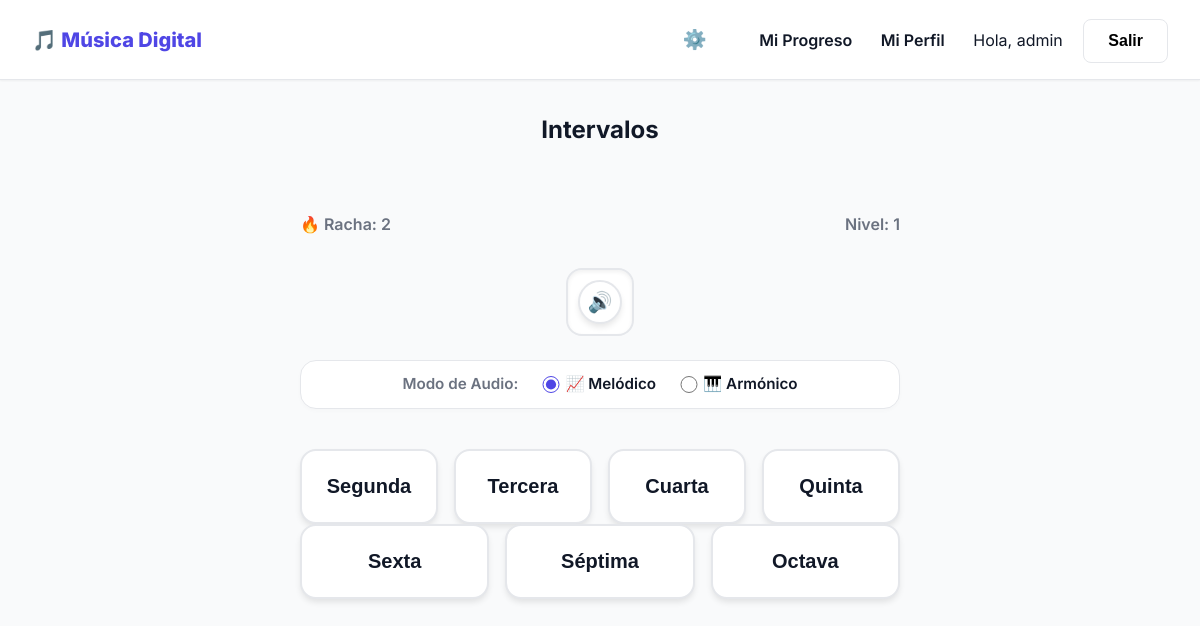
Page /juego/intervalos/ (signed in) on the committed database.
### trainer/models.py (models this page shows, shortened)
class Game(models.Model):
    slug = models.SlugField(unique=True)
    name = models.CharField(max_length=100)
    description = models.TextField()
    order = models.IntegerField(default=1)
    recommended_accuracy = models.IntegerField(default=0)
    recommended_attempts = models.IntegerField(default=0)

class Score(models.Model):
    user = models.ForeignKey(User, on_delete=models.CASCADE, related_name='scores')
    game = models.ForeignKey(Game, on_delete=models.CASCADE)
    level = models.IntegerField(default=1)
    total_points = models.IntegerField(default=0)
    max_streak = models.IntegerField(default=0)
    current_streak = models.IntegerField(default=0)
    correct_answers = models.IntegerField(default=0)
    total_answers = models.IntegerField(default=0)
    class Meta:
        unique_together = ('user', 'game')

### trainer/views.py (the view)
# urls.py: path('juego/intervalos/', views.trainer_intervalos, name='trainer_intervalos'),
@login_required
def trainer_intervalos(request):
    game = get_object_or_404(Game, slug='intervalos')
    score, _ = Score.objects.get_or_create(user=request.user, game=game)
    context = {'game': game, 'score': score}
    return render(request, 'trainer/trainer_intervalos.html', context)

### templates/trainer/trainer_intervalos.html (shortened to what this page needs)
{% extends 'base.html' %}
{% block content %}
<div class="trainer-container">
    <div style="text-align: center;">
        <h2 style="margin-bottom: 0.5rem;">{{ game.name }}</h2>
        <div id="feedback-msg"></div>
    </div>
    <div class="status-bar">
        <div>🔥 Racha: <span id="streak-counter">{{ score.current_streak }}</span></div>
        <div>Nivel: <span id="level-counter">{{ score.level }}</span></div>
    </div>
    <div style="position: relative;">
        <button id="btn-replay-interval" class="btn" style="position: absolute; bottom: 12px; right: 12px; padding: 0; border-radius: 50%; background: var(--surface); border: 2px solid var(--border); box-shadow: 0 4px 6px -1px rgba(0,0,0,0.1); width: 44px; height: 44px; display: flex; align-items: center; justify-content: center; z-index: 10; font-size: 1.25rem; transition: all 0.2s;" title="Escuchar intervalo" onmouseover="this.style.borderColor='var(--primary)'; this.style.transform='scale(1.05)';" onmouseout="this.style.borderColor='var(--border)'; this.style.transform='scale(1)';">
            🔊
        </button>
    </div>
    <div style="display: flex; gap: 1.5rem; justify-content: center; align-items: center; width: 100%; max-width: 600px; background: var(--surface); padding: 0.75rem 1.5rem; border-radius: 1rem; border: 1px solid var(--border); box-shadow: 0 2px 4px rgba(0,0,0,0.02); margin-top: -0.5rem;">
        <span style="font-weight: 600; font-size: 0.95rem; color: var(--text-secondary);">Modo de Audio:</span>
        <label style="cursor: pointer; display: flex; align-items: center; gap: 0.35rem; font-size: 0.95rem; font-weight: 600; color: var(--text); user-select: none;">
            <input type="radio" name="play-mode" value="melodic" checked style="cursor: pointer; width: 1.1rem; height: 1.1rem; accent-color: var(--primary);"> 📈 Melódico
        </label>
        <label style="cursor: pointer; display: flex; align-items: center; gap: 0.35rem; font-size: 0.95rem; font-weight: 600; color: var(--text); user-select: none;">
            <input type="radio" name="play-mode" value="harmonic" style="cursor: pointer; width: 1.1rem; height: 1.1rem; accent-color: var(--primary);"> 🎹 Armónico
        </label>
    </div>
    <div style="display: flex; flex-direction: column; gap: 1rem; width: 100%; max-width: 600px; margin-top: 0.5rem;">
        <div class="intervals-grid">
            <button class="btn-interval" data-interval="2">Segunda</button>
            <button class="btn-interval" data-interval="3">Tercera</button>
            <button class="btn-interval" data-interval="4">Cuarta</button>
            <button class="btn-interval" data-interval="5">Quinta</button>
        </div>
        <div class="intervals-grid" style="grid-template-columns: repeat(3, 1fr);">
            <button class="btn-interval" data-interval="6">Sexta</button>
            <button class="btn-interval" data-interval="7">Séptima</button>
            <button class="btn-interval" data-interval="8">Octava</button>
        </div>
    </div>
</div>
{% endblock %}

### templates/base.html (shortened to what this page needs)
{% load static %}
<!DOCTYPE html>
<html lang="es">
<head>
</head>
<body>
    <nav>
        <a href="{% url 'dashboard' %}" class="nav-brand">🎵 Música Digital</a>
        <div>
            {% if user.is_authenticated %}
                <button id="audio-settings-btn" class="btn" style="background:transparent; font-size:1.2rem; margin-right: 1.5rem; cursor:pointer; border:none;" title="Configuración de Audio">⚙️</button>
                <a href="{% url 'dashboard' %}" style="margin-right: 1.5rem;">Mi Progreso</a>
                <a href="{% url 'perfil' %}" style="margin-right: 1.5rem;">Mi Perfil</a>
                <span style="margin-right: 1rem;">Hola, {{ user.username }}</span>
                <form action="{% url 'logout' %}" method="post" style="display:inline;">
                    <button type="submit" class="btn" style="background:transparent; border:1px solid var(--border);">Salir</button>
                </form>
            {% else %}
                <a href="{% url 'login' %}" style="margin-right: 1rem;">Entrar</a>
                <a href="{% url 'register' %}" class="btn btn-primary">Registrarse</a>
            {% endif %}
        </div>
    </nav>
    <main style="padding: 2rem;">
        {% block content %}{% endblock %}
    </main>
</body>
</html>

### templates/base.html (style rules this page uses)
:root { --primary: #4F46E5; --primary-hover: #4338CA; --bg: #F9FAFB; --surface: #FFFFFF; --text: #111827; --text-secondary: #6B7280; --success: #10B981; --danger: #EF4444; --border: #E5E7EB; }
* { box-sizing: border-box; margin: 0; padding: 0; }
body { font-family: 'Inter', sans-serif; background-color: var(--bg); color: var(--text); line-height: 1.5; min-height: 100vh; display: flex; flex-direction: column; }
nav { background-color: var(--surface); border-bottom: 1px solid var(--border); padding: 1rem 2rem; display: flex; justify-content: space-between; align-items: center; box-shadow: 0 1px 2px 0 rgba(0, 0, 0, 0.05); }
nav a { text-decoration: none; color: var(--text); font-weight: 600; }
.nav-brand { font-size: 1.25rem; color: var(--primary); font-weight: 800; }
.btn { display: inline-flex; align-items: center; justify-content: center; padding: 0.75rem 1.5rem; border-radius: 0.5rem; font-weight: 600; cursor: pointer; transition: all 0.2s; border: none; text-decoration: none; font-size: 1rem; }

### templates/trainer/trainer_intervalos.html (style rules this page uses)
.trainer-container { display: flex; flex-direction: column; align-items: center; gap: 2rem; }
.status-bar { display: flex; justify-content: space-between; width: 100%; max-width: 600px; font-weight: 600; color: var(--text-secondary); }
.intervals-grid { display: grid; grid-template-columns: repeat(4, 1fr); gap: 1rem; max-width: 600px; width: 100%; }
.intervals-grid:last-child { grid-template-columns: repeat(3, 1fr); margin-top: -1rem; }
.btn-interval { padding: 1.5rem 0.5rem; font-size: 1.25rem; border-radius: 1rem; background: var(--surface); border: 2px solid var(--border); color: var(--text); font-weight: 800; cursor: pointer; transition: all 0.1s; box-shadow: 0 4px 6px -1px rgba(0, 0, 0, 0.1); }
#feedback-msg { height: 1.5rem; font-weight: 600; text-align: center; width: 100%; }

### rows in the picture
Game: name "Intervalos"
Score: current_streak "2", level "1"

### other values in the picture
{{ user.username }} "admin"
